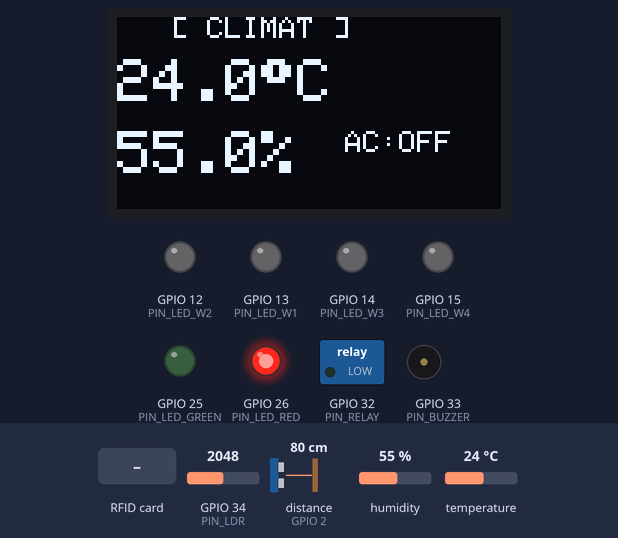
Simulated run of this program. Board: ESP32. On the bench: 128×64 one-colour display, switched loads named in the program (green lamp = pin HIGH), output pins drawn as LEDs (lit = HIGH), buzzer (waves = sounding). Wiring (from diagram.json): ultrasonic range finder: trigger GPIO 4; echo GPIO 2. Inputs (shaded band) come from the test bench; at power-on: distance to the obstacle (sensor on GPIO 2) 80 cm, GPIO 34 (PIN_LDR) = 2048, humidity 55 %, temperature 24 °C. The echo pulse lasts 58.3 µs per cm; pins used as bus, display or sensor lines are not drawn; what the program prints to the serial monitor is not drawn.

Above: at 3.5 s.
3.6 s: distance to the obstacle (sensor on GPIO 2) set to 23 cm
At 6.6 s:
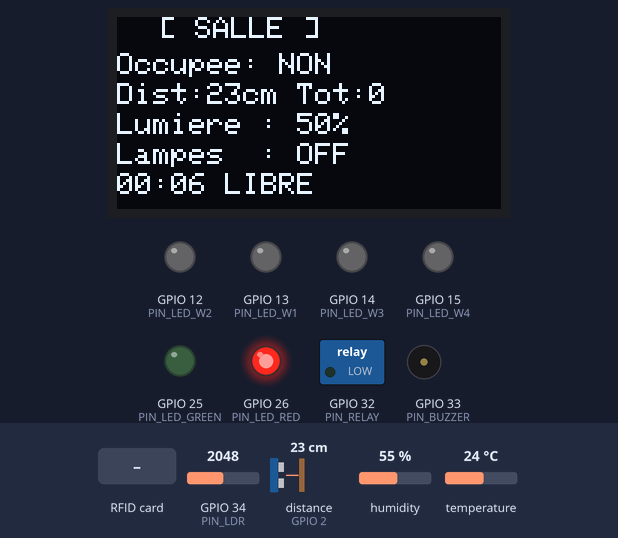
9.7 s: distance to the obstacle (sensor on GPIO 2) set to 18 cm
At 10.8 s:
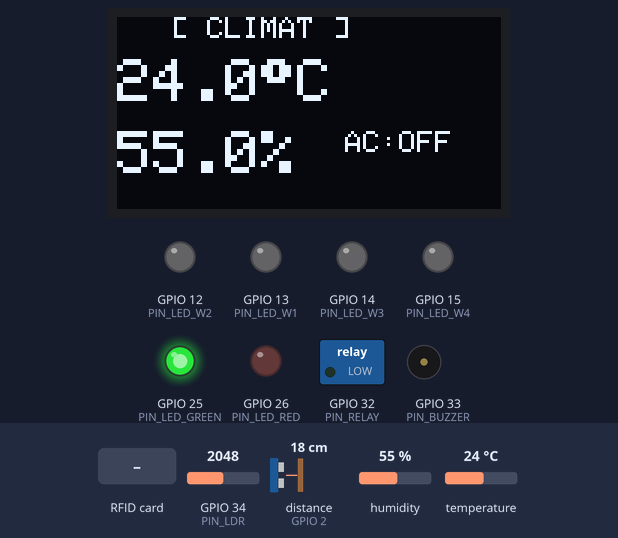
15.5 s: GPIO 34 (PIN_LDR) set to 1293
At 16.04 s:
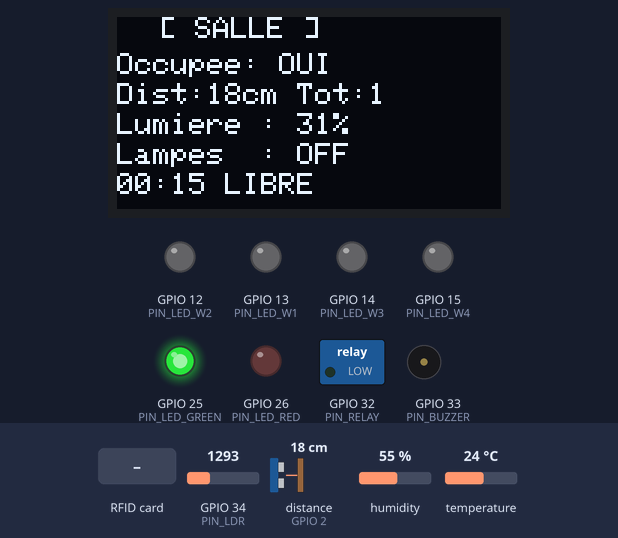
17.7 s: GPIO 34 (PIN_LDR) set to 1188
At 22.0 s:
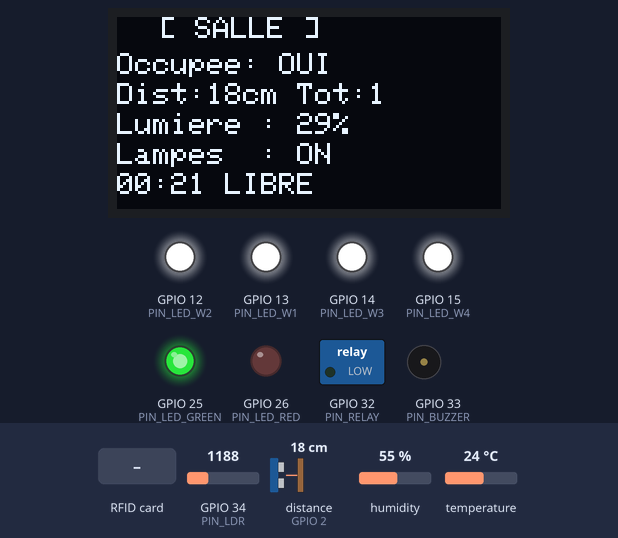
24.7 s: RFID card DE AD BE EF held to the reader
At 25.9 s:
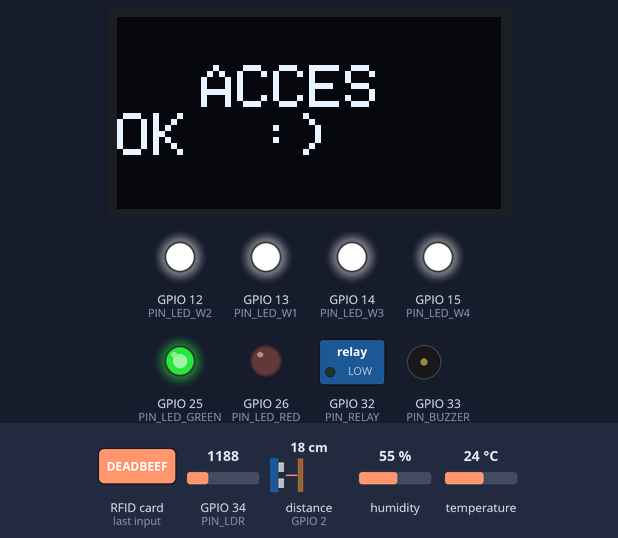
27.7 s: humidity set to 63 %
At 33.5 s:
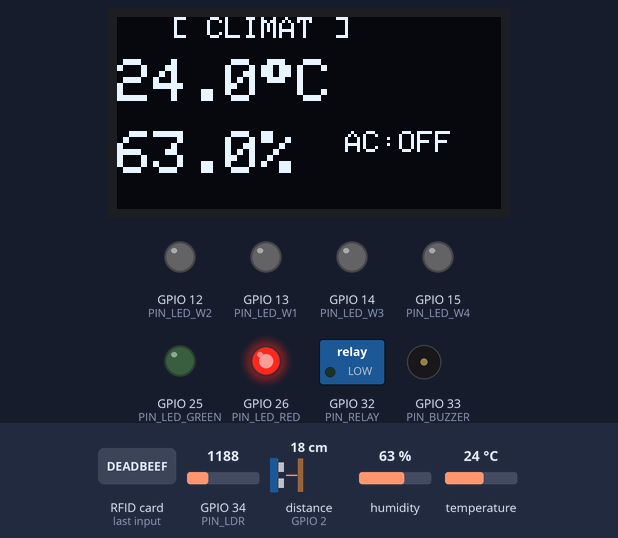
33.8 s: humidity set to 66 %
Timing chart, 0 to 36.8 s (numbered marks = the images above; inputs shaded):
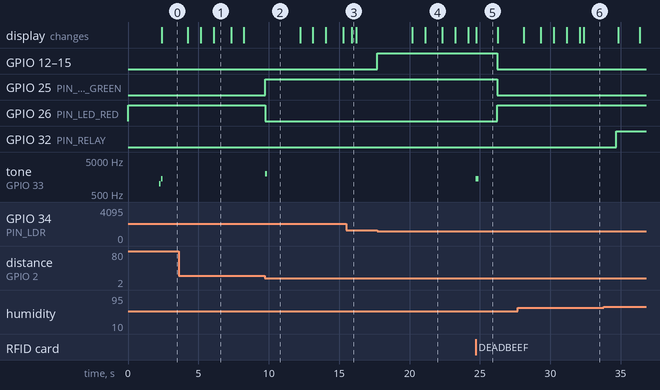

Measured:
- the behaviour switches between 21 and 20 cm on distance to the obstacle (sensor on GPIO 2) (found by bisection; images 1 and 2)
- the behaviour switches between 1229 and 1228 on GPIO 34 (PIN_LDR) (found by bisection; images 3 and 4)
- after the input at 9.7 s, GPIO 25 (PIN_LED_GREEN): LOW → HIGH after 0.05 s; GPIO 26 (PIN_LED_RED): HIGH → LOW after 0.05 s; tone on GPIO 33 (PIN_BUZZER): silent → 2000 Hz after 0.05 s, → silent 0.15 s later
- after the input at 15.5 s, the display: changes after 0.40 s (image 3)
- after the input at 17.7 s, GPIO 12 (PIN_LED_W2), GPIO 13 (PIN_LED_W1), GPIO 14 (PIN_LED_W3), GPIO 15 (PIN_LED_W4): LOW → HIGH at once; the display: first changes after 2.5 s (image 4 shows a later state)
- after the input at 24.7 s, GPIO 12 (PIN_LED_W2), GPIO 13 (PIN_LED_W1), GPIO 14 (PIN_LED_W3), GPIO 15 (PIN_LED_W4), GPIO 25 (PIN_LED_GREEN): HIGH → LOW after 1.5 s; GPIO 26 (PIN_LED_RED): LOW → HIGH after 1.5 s; tone on GPIO 33 (PIN_BUZZER): silent → 1400 Hz at once, → silent 0.20 s later; the display: changes at once (image 5)
- after the input at 33.8 s, GPIO 32 (PIN_RELAY): LOW → HIGH after 0.89 s

The program:

main.cpp
```cpp
/*
 * ================================================================
 *  SMART CLASSROOM — ESP32 (Wokwi)
 *  Version Corrigée v3 :
 *    Fix sonar :
 *      1. Délai LOW initial porté à 4µs
 *      2. Délai de stabilisation 10µs après TRIG LOW final
 *      3. Timeout pulseIn 60ms (au lieu de 30ms)
 *      4. NOUVEAU : PIN_ECHO déclaré INPUT_PULLDOWN
 *      5. NOUVEAU : intervalle mesure 200ms (au lieu de 150ms)
 *    Fix DHT22 : résistance pull-up câblée dans diagram.json
 *    Fix LDR : log Serial complet
 * ================================================================
 */

#include <Arduino.h>
#include <Wire.h>
#include <SPI.h>
#include <DHT.h>
#include <MFRC522.h>
#include <Adafruit_GFX.h>
#include <Adafruit_SSD1306.h>

// ── PINS ────────────────────────────────────────────────────────
#define PIN_DHT 27
#define PIN_TRIG 4
#define PIN_ECHO 2
#define PIN_RFID_SS 5
#define PIN_RFID_RST 17
#define PIN_LDR 34
#define PIN_RELAY 32
#define PIN_BUZZER 33
#define PIN_LED_W1 13
#define PIN_LED_W2 12
#define PIN_LED_W3 14
#define PIN_LED_W4 15
#define PIN_LED_GREEN 25
#define PIN_LED_RED 26

// ── SEUILS ──────────────────────────────────────────────────────
#define TEMP_RELAY_ON 29.0f
#define HUM_RELAY_ON 65.0f
#define DIST_PRESENCE 20
#define LUMIERE_SEUIL_SOMBRE 30

#define OLED_ADDR 0x3C

// ── CRÉNEAUX HORAIRES ───────────────────────────────────────────
struct Creneau
{
  uint16_t debut;
  uint16_t fin;
};
const Creneau COURS[] = {
    {480, 570},
    {585, 675},
    {780, 870},
    {885, 975},
};
const uint8_t NB_COURS = 4;

uint16_t minSim() { return (uint16_t)((millis() / 1000UL) % 1440); }
bool enCours()
{
  uint16_t t = minSim();
  for (uint8_t i = 0; i < NB_COURS; i++)
    if (t >= COURS[i].debut && t < COURS[i].fin)
      return true;
  return false;
}
void heureSim(char *buf6)
{
  uint16_t t = minSim();
  snprintf(buf6, 6, "%02d:%02d", t / 60, t % 60);
}

// ── RFID ────────────────────────────────────────────────────────
const byte UIDS_OK[][4] = {
    {0xDE, 0xAD, 0xBE, 0xEF},
    {0xA1, 0xB2, 0xC3, 0xD4},
};
const uint8_t NB_UIDS = 2;
bool uidOK(const byte *u, byte sz)
{
  if (sz != 4)
    return false;
  for (uint8_t i = 0; i < NB_UIDS; i++)
    if (memcmp(u, UIDS_OK[i], 4) == 0)
      return true;
  return false;
}

// ── PÉRIPHÉRIQUES ───────────────────────────────────────────────
DHT dht(PIN_DHT, DHT22);
MFRC522 rfid(PIN_RFID_SS, PIN_RFID_RST);
Adafruit_SSD1306 oled(128, 64, &Wire, -1);

// ── ÉTAT GLOBAL ─────────────────────────────────────────────────
float g_temp = 25.0f;
float g_hum = 50.0f;
int g_dist = -1;
int g_lumiere_pct = 100;
bool g_presence = false;
bool g_was_presence = false;
int g_nb_presences = 0;
bool g_cours = false;
bool g_lampsOn = false;
bool g_relayOn = false;

unsigned long t_dht = 0;
unsigned long t_capteurs_rapides = 0;
unsigned long t_oled = 0;
unsigned long t_oled_page = 0;
unsigned long t_rfid = 0;
uint8_t pageOLED = 0;

// ════════════════════════════════════════════════════════════════
//  SONAR CORRIGÉ
// ════════════════════════════════════════════════════════════════
int lireSonar()
{
  // S'assurer que TRIG est LOW
  digitalWrite(PIN_TRIG, LOW);
  delayMicroseconds(2);

  // Impulsion TRIG = 10µs
  digitalWrite(PIN_TRIG, HIGH);
  delayMicroseconds(10);
  digitalWrite(PIN_TRIG, LOW);

  // Timeout 60ms
  long duree = pulseIn(PIN_ECHO, HIGH, 60000UL);

  if (duree == 0)
  {
    Serial.println(F("[SONAR] Timeout - pas d echo"));
    return -1;
  }
  return (int)(duree / 58);
}

void allumerLamps(bool on)
{
  g_lampsOn = on;
  uint8_t v = on ? HIGH : LOW;
  digitalWrite(PIN_LED_W1, v);
  digitalWrite(PIN_LED_W2, v);
  digitalWrite(PIN_LED_W3, v);
  digitalWrite(PIN_LED_W4, v);
}

void bip(int freq = 1200, int ms = 100) { tone(PIN_BUZZER, freq, ms); }
void bipRefus()
{
  tone(PIN_BUZZER, 400, 300);
  delay(350);
  tone(PIN_BUZZER, 300, 300);
}

// ── OLED ────────────────────────────────────────────────────────
void oledClimat()
{
  oled.clearDisplay();
  oled.setTextColor(SSD1306_WHITE);
  oled.setTextSize(1);
  oled.setCursor(18, 0);
  oled.print(F("[ CLIMAT ]"));
  oled.setTextSize(2);
  oled.setCursor(0, 14);
  oled.print(g_temp, 1);
  oled.print((char)247);
  oled.print(F("C"));
  oled.setCursor(0, 38);
  oled.print(g_hum, 1);
  oled.print(F("%"));
  oled.setTextSize(1);
  oled.setCursor(76, 38);
  oled.print(F("AC:"));
  oled.print(g_relayOn ? F("ON ") : F("OFF"));
  oled.display();
}

void oledSalle()
{
  char heure[6];
  heureSim(heure);
  oled.clearDisplay();
  oled.setTextColor(SSD1306_WHITE);
  oled.setTextSize(1);
  oled.setCursor(14, 0);
  oled.print(F("[ SALLE ]"));
  oled.setCursor(0, 12);
  oled.print(F("Occupee: "));
  oled.print((g_nb_presences > 0) ? F("OUI") : F("NON"));
  oled.setCursor(0, 22);
  oled.print(F("Dist:"));
  if (g_dist > 0 && g_dist < 400)
  {
    oled.print(g_dist);
    oled.print(F("cm "));
  }
  else
  {
    oled.print(F("---  "));
  }
  oled.print(F("Tot:"));
  oled.print(g_nb_presences);
  oled.setCursor(0, 32);
  oled.print(F("Lumiere : "));
  oled.print(g_lumiere_pct);
  oled.print(F("%"));
  oled.setCursor(0, 42);
  oled.print(F("Lampes  : "));
  oled.print(g_lampsOn ? F("ON ") : F("OFF"));
  oled.setCursor(0, 52);
  oled.print(heure);
  oled.print(g_cours ? F(" EN COURS") : F(" LIBRE  "));
  oled.display();
}

void oledAcces(bool ok)
{
  oled.clearDisplay();
  oled.setTextColor(SSD1306_WHITE);
  oled.setTextSize(2);
  oled.setCursor(4, 16);
  oled.print(ok ? F("  ACCES\nOK  :)") : F("  ACCES\n REFUSE"));
  oled.display();
}

// ════════════════════════════════════════════════════════════════
//  SETUP
// ════════════════════════════════════════════════════════════════
void setup()
{
  Serial.begin(115200);
  Serial.println(F("=== Smart Classroom v3 ==="));

  pinMode(PIN_TRIG, OUTPUT);
  digitalWrite(PIN_TRIG, LOW);
  pinMode(PIN_RELAY, OUTPUT);
  digitalWrite(PIN_RELAY, LOW);
  pinMode(PIN_BUZZER, OUTPUT);
  digitalWrite(PIN_BUZZER, LOW);
  pinMode(PIN_LED_W1, OUTPUT);
  pinMode(PIN_LED_W2, OUTPUT);
  pinMode(PIN_LED_W3, OUTPUT);
  pinMode(PIN_LED_W4, OUTPUT);
  allumerLamps(false);
  pinMode(PIN_LED_GREEN, OUTPUT);
  digitalWrite(PIN_LED_GREEN, LOW);
  pinMode(PIN_LED_RED, OUTPUT);
  digitalWrite(PIN_LED_RED, HIGH);

  pinMode(PIN_ECHO, INPUT);

  pinMode(PIN_LDR, INPUT);

  Wire.begin(21, 22);
  if (oled.begin(SSD1306_SWITCHCAPVCC, OLED_ADDR))
  {
    oled.clearDisplay();
    oled.setTextSize(1);
    oled.setTextColor(SSD1306_WHITE);
    oled.setCursor(10, 20);
    oled.print(F("Smart Classroom v3"));
    oled.display();
    Serial.println(F("[OLED] OK"));
  }
  else
  {
    Serial.println(F("[OLED] ERREUR"));
  }

  dht.begin();
  delay(2000);
  float t = dht.readTemperature();
  float h = dht.readHumidity();
  if (!isnan(t) && !isnan(h))
  {
    g_temp = t;
    g_hum = h;
    Serial.printf("[DHT22] Init OK — T=%.1f C  H=%.1f%%\n", g_temp, g_hum);
  }
  else
  {
    Serial.println(F("[DHT22] Init echec"));
  }

  SPI.begin();
  rfid.PCD_Init();
  Serial.println(F("[RFID] OK"));

  // Test sonar immédiat au démarrage
  delay(100);
  int d = lireSonar();
  if (d > 0)
    Serial.printf("[SONAR] Test OK — %d cm\n", d);
  else
    Serial.println(F("[SONAR] Test : pas d obstacle — normal"));

  bip(1000, 100);
  delay(150);
  bip(1400, 100);
  Serial.println(F("Systeme pret."));
}

// ════════════════════════════════════════════════════════════════
//  LOOP
// ════════════════════════════════════════════════════════════════
void loop()
{
  unsigned long now = millis();

  // ── 1. DHT22 : toutes les 2s ────────────────────────────────
  if (now - t_dht >= 2000UL)
  {
    t_dht = now;
    float t = dht.readTemperature();
    float h = dht.readHumidity();
    if (!isnan(t) && !isnan(h))
    {
      g_temp = t;
      g_hum = h;
      Serial.printf("[DHT22] T=%.1f C  H=%.1f%%\n", g_temp, g_hum);
    }
    else
    {
      Serial.println(F("[DHT22] NaN"));
    }
    g_relayOn = (g_temp >= TEMP_RELAY_ON || g_hum >= HUM_RELAY_ON);
    digitalWrite(PIN_RELAY, g_relayOn ? HIGH : LOW);
  }

  // ── 2. Sonar + LDR : toutes les 200ms ───────────────────────
  // 200ms garantit un repos suffisant entre deux tirs HC-SR04
  // (minimum recommandé = 60ms ; 200ms donne de la marge)
  if (now - t_capteurs_rapides >= 200UL)
  {
    t_capteurs_rapides = now;

    // Sonar
    g_dist = lireSonar();
    g_presence = (g_dist > 0 && g_dist <= DIST_PRESENCE);

    if (g_dist > 0)
    {
      Serial.printf("[SONAR] %d cm — presence=%s\n",
                    g_dist, g_presence ? "OUI !" : "non");
    }

    // Front montant = nouvelle présence → bip + compteur
    if (g_presence && !g_was_presence)
    {
      g_nb_presences++;
      bip(2000, 150);
      Serial.printf("[!] PRESENCE ! Total=%d\n", g_nb_presences);
    }
    g_was_presence = g_presence;

    // LDR
    int raw = analogRead(PIN_LDR);
    g_lumiere_pct = constrain(map(raw, 0, 4095, 0, 100), 0, 100);
    Serial.printf("[LDR] raw=%d  pct=%d%%\n", raw, g_lumiere_pct);

    // Logique lampes + LEDs
    bool sombre = (g_lumiere_pct < LUMIERE_SEUIL_SOMBRE);
    bool salle_occupee = (g_nb_presences > 0);
    g_cours = enCours();

    // LEDs rouge/verte de la porte peuvent toujours refléter le capteur immédiat
    // ou l'état de la salle. Utilisons l'état de la salle comme témoin d'occupation.
    digitalWrite(PIN_LED_GREEN, salle_occupee ? HIGH : LOW);
    digitalWrite(PIN_LED_RED, salle_occupee ? LOW : HIGH);

    allumerLamps(sombre && (salle_occupee || g_cours));
  }

  // ── 3. Page OLED : toutes les 4s ────────────────────────────
  if (now - t_oled_page >= 4000UL)
  {
    t_oled_page = now;
    pageOLED = (pageOLED + 1) % 2;
  }

  // ── 4. Rafraîchissement OLED : toutes les 300ms ─────────────
  if (now - t_oled >= 300UL)
  {
    t_oled = now;
    if (pageOLED == 0)
      oledClimat();
    else
      oledSalle();
  }

  // ── 5. RFID : toutes les 1s ──────────────────────────────────
  if ((now - t_rfid >= 1000UL) &&
      rfid.PICC_IsNewCardPresent() &&
      rfid.PICC_ReadCardSerial())
  {
    t_rfid = now;
    bool ok = uidOK(rfid.uid.uidByte, rfid.uid.size);
    Serial.printf("[RFID] %s\n", ok ? "AUTORISE" : "REFUSE");

    digitalWrite(PIN_LED_GREEN, ok ? HIGH : LOW);
    digitalWrite(PIN_LED_RED, ok ? LOW : HIGH);
    if (ok)
    {
      bip(1400, 200);
      // Le badge ok vide la salle (ex: professeur qui ferme la salle)
      g_nb_presences = 0;
      Serial.println(F("[!] Salle reinitialisee (0 presence) !"));
    }
    else
    {
      bipRefus();
    }

    oledAcces(ok);
    unsigned long ws = millis();
    while (millis() - ws < 1500)
    {
      yield();
    }

    rfid.PICC_HaltA();
    rfid.PCD_StopCrypto1();

    // Rétablir l'état visuel de la salle
    bool salle_occupee = (g_nb_presences > 0);
    digitalWrite(PIN_LED_GREEN, salle_occupee ? HIGH : LOW);
    digitalWrite(PIN_LED_RED, salle_occupee ? LOW : HIGH);

    t_oled = 0;
  }
}
```
